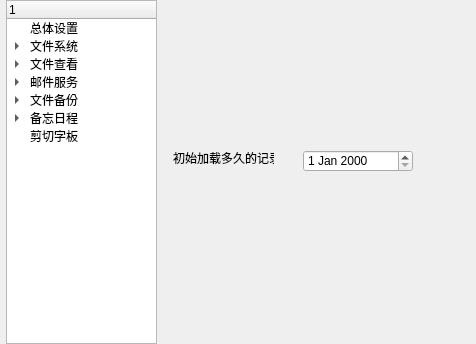
<?xml version="1.0" encoding="UTF-8"?>
<ui version="4.0">
 <class>Setting</class>
 <widget class="QWidget" name="Setting">
  <property name="geometry">
   <rect>
    <x>0</x>
    <y>0</y>
    <width>476</width>
    <height>344</height>
   </rect>
  </property>
  <property name="windowTitle">
   <string>设置</string>
  </property>
  <property name="windowIcon">
   <iconset theme="QIcon::ThemeIcon::WeatherClear"/>
  </property>
  <layout class="QGridLayout" name="gridLayout_5" columnstretch="1,2">
   <property name="leftMargin">
    <number>6</number>
   </property>
   <property name="topMargin">
    <number>0</number>
   </property>
   <property name="bottomMargin">
    <number>0</number>
   </property>
   <item row="0" column="0">
    <widget class="QTreeWidget" name="treeWidget">
     <column>
      <property name="text">
       <string/>
      </property>
     </column>
     <item>
      <property name="text">
       <string>总体设置</string>
      </property>
     </item>
     <item>
      <property name="text">
       <string>文件系统</string>
      </property>
      <item>
       <property name="text">
        <string>默认使用目录</string>
       </property>
      </item>
     </item>
     <item>
      <property name="text">
       <string>文件查看</string>
      </property>
      <item>
       <property name="text">
        <string>字体大小</string>
       </property>
      </item>
     </item>
     <item>
      <property name="text">
       <string>邮件服务</string>
      </property>
      <item>
       <property name="text">
        <string>收发人</string>
       </property>
      </item>
      <item>
       <property name="text">
        <string>设置</string>
       </property>
      </item>
     </item>
     <item>
      <property name="text">
       <string>文件备份</string>
      </property>
      <item>
       <property name="text">
        <string>备份路径</string>
       </property>
      </item>
     </item>
     <item>
      <property name="text">
       <string>备忘日程</string>
      </property>
      <item>
       <property name="text">
        <string>到期提醒方式</string>
       </property>
      </item>
      <item>
       <property name="text">
        <string>提前多久提醒</string>
       </property>
      </item>
     </item>
     <item>
      <property name="text">
       <string>剪切字板</string>
      </property>
     </item>
    </widget>
   </item>
   <item row="0" column="1">
    <widget class="QStackedWidget" name="stackedWidget">
     <property name="currentIndex">
      <number>6</number>
     </property>
     <widget class="QWidget" name="all_setting">
      <layout class="QGridLayout" name="gridLayout_4">
       <item row="1" column="0">
        <widget class="QLabel" name="all_setting_label2">
         <property name="text">
          <string>托盘</string>
         </property>
        </widget>
       </item>
       <item row="1" column="1">
        <widget class="QCheckBox" name="all_setting_checkBox">
         <property name="text">
          <string>是否启用</string>
         </property>
        </widget>
       </item>
       <item row="0" column="0">
        <widget class="QLabel" name="all_setting_label1">
         <property name="text">
          <string>全局字体大小</string>
         </property>
        </widget>
       </item>
       <item row="0" column="1">
        <widget class="QSpinBox" name="all_setting_spinBox"/>
       </item>
      </layout>
     </widget>
     <widget class="QWidget" name="file_system">
      <layout class="QGridLayout" name="gridLayout_6">
       <item row="0" column="0">
        <widget class="QLabel" name="file_system_label">
         <property name="text">
          <string>默认
启用
目录</string>
         </property>
         <property name="alignment">
          <set>Qt::AlignmentFlag::AlignCenter</set>
         </property>
        </widget>
       </item>
       <item row="0" column="1">
        <widget class="QLineEdit" name="file_system_lineEdit"/>
       </item>
       <item row="0" column="2">
        <widget class="QPushButton" name="file_system_Btn">
         <property name="text">
          <string>选取
路径</string>
         </property>
        </widget>
       </item>
      </layout>
     </widget>
     <widget class="QWidget" name="file_see">
      <layout class="QGridLayout" name="gridLayout_3">
       <property name="leftMargin">
        <number>6</number>
       </property>
       <property name="topMargin">
        <number>0</number>
       </property>
       <property name="rightMargin">
        <number>0</number>
       </property>
       <property name="bottomMargin">
        <number>0</number>
       </property>
       <property name="spacing">
        <number>0</number>
       </property>
       <item row="0" column="1">
        <widget class="QLabel" name="file_see_label">
         <property name="sizePolicy">
          <sizepolicy hsizetype="Fixed" vsizetype="Preferred">
           <horstretch>0</horstretch>
           <verstretch>0</verstretch>
          </sizepolicy>
         </property>
         <property name="text">
          <string>字体大小</string>
         </property>
         <property name="alignment">
          <set>Qt::AlignmentFlag::AlignCenter</set>
         </property>
        </widget>
       </item>
       <item row="0" column="2">
        <widget class="QSpinBox" name="file_see_spinBox">
         <property name="sizePolicy">
          <sizepolicy hsizetype="Preferred" vsizetype="Fixed">
           <horstretch>1</horstretch>
           <verstretch>0</verstretch>
          </sizepolicy>
         </property>
         <property name="minimumSize">
          <size>
           <width>3</width>
           <height>0</height>
          </size>
         </property>
         <property name="baseSize">
          <size>
           <width>1</width>
           <height>0</height>
          </size>
         </property>
        </widget>
       </item>
      </layout>
     </widget>
     <widget class="QWidget" name="email_service">
      <layout class="QGridLayout" name="gridLayout_2">
       <item row="0" column="0">
        <layout class="QGridLayout" name="gridLayout">
         <item row="2" column="1">
          <widget class="QLineEdit" name="email_service_lineEdit_3"/>
         </item>
         <item row="3" column="0">
          <widget class="QLabel" name="email_service_label_4">
           <property name="text">
            <string>端口</string>
           </property>
          </widget>
         </item>
         <item row="1" column="0">
          <widget class="QLabel" name="email_service_label_2">
           <property name="text">
            <string>用户名</string>
           </property>
          </widget>
         </item>
         <item row="3" column="1">
          <widget class="QLineEdit" name="email_service_lineEdit_4"/>
         </item>
         <item row="2" column="0">
          <widget class="QLabel" name="email_service_label_3">
           <property name="text">
            <string>密码</string>
           </property>
          </widget>
         </item>
         <item row="4" column="1">
          <widget class="QLineEdit" name="email_service_lineEdit_5"/>
         </item>
         <item row="0" column="0">
          <widget class="QLabel" name="email_service_label_1">
           <property name="text">
            <string>服务器</string>
           </property>
          </widget>
         </item>
         <item row="0" column="1">
          <widget class="QLineEdit" name="email_service_lineEdit_1"/>
         </item>
         <item row="1" column="1">
          <widget class="QLineEdit" name="email_service_lineEdit_2"/>
         </item>
         <item row="4" column="0">
          <widget class="QLabel" name="email_service_label_5">
           <property name="text">
            <string>发件人</string>
           </property>
          </widget>
         </item>
         <item row="5" column="1">
          <widget class="QLineEdit" name="email_service_lineEdit_6"/>
         </item>
         <item row="5" column="0">
          <widget class="QLabel" name="email_service_label_6">
           <property name="text">
            <string>收件人</string>
           </property>
          </widget>
         </item>
        </layout>
       </item>
      </layout>
     </widget>
     <widget class="QWidget" name="file_backup">
      <layout class="QGridLayout" name="gridLayout_7">
       <item row="0" column="0">
        <widget class="QLabel" name="file_backup_label">
         <property name="text">
          <string>程序
备份
目录</string>
         </property>
         <property name="alignment">
          <set>Qt::AlignmentFlag::AlignCenter</set>
         </property>
        </widget>
       </item>
       <item row="0" column="1">
        <widget class="QLineEdit" name="file_backup_lineEdit"/>
       </item>
       <item row="0" column="2">
        <widget class="QPushButton" name="file_backup_Btn">
         <property name="text">
          <string>选取
路径</string>
         </property>
        </widget>
       </item>
      </layout>
     </widget>
     <widget class="QWidget" name="online_doc">
      <layout class="QGridLayout" name="gridLayout_8">
       <item row="0" column="0">
        <widget class="QLabel" name="online_doc_label1">
         <property name="text">
          <string>提醒方式</string>
         </property>
        </widget>
       </item>
       <item row="0" column="1">
        <widget class="QComboBox" name="online_doc_comboBox">
         <item>
          <property name="text">
           <string>不提醒</string>
          </property>
         </item>
         <item>
          <property name="text">
           <string>弹窗提醒</string>
          </property>
         </item>
         <item>
          <property name="text">
           <string>邮件提醒</string>
          </property>
         </item>
        </widget>
       </item>
       <item row="1" column="0">
        <widget class="QLabel" name="online_doc_label2">
         <property name="text">
          <string>提前多久提醒</string>
         </property>
        </widget>
       </item>
       <item row="1" column="1">
        <widget class="QTimeEdit" name="online_doc_timeEdit_1"/>
       </item>
       <item row="2" column="1">
        <widget class="QLabel" name="label">
         <property name="sizePolicy">
          <sizepolicy hsizetype="Preferred" vsizetype="Fixed">
           <horstretch>0</horstretch>
           <verstretch>0</verstretch>
          </sizepolicy>
         </property>
         <property name="text">
          <string>单位（时:分）</string>
         </property>
        </widget>
       </item>
       <item row="3" column="0">
        <widget class="QLabel" name="online_doc_label2_2">
         <property name="text">
          <string>每次提醒间隔时间</string>
         </property>
        </widget>
       </item>
       <item row="3" column="1">
        <widget class="QTimeEdit" name="online_doc_timeEdit_2"/>
       </item>
      </layout>
     </widget>
     <widget class="QWidget" name="clip_board">
      <widget class="QLabel" name="label_2">
       <property name="geometry">
        <rect>
         <x>10</x>
         <y>150</y>
         <width>101</width>
         <height>16</height>
        </rect>
       </property>
       <property name="text">
        <string>初始加载多久的记录</string>
       </property>
      </widget>
      <widget class="QDateEdit" name="dateEdit">
       <property name="geometry">
        <rect>
         <x>140</x>
         <y>150</y>
         <width>110</width>
         <height>22</height>
        </rect>
       </property>
      </widget>
     </widget>
    </widget>
   </item>
  </layout>
 </widget>
 <tabstops>
  <tabstop>treeWidget</tabstop>
  <tabstop>all_setting_spinBox</tabstop>
  <tabstop>all_setting_checkBox</tabstop>
  <tabstop>file_system_lineEdit</tabstop>
  <tabstop>file_system_Btn</tabstop>
  <tabstop>email_service_lineEdit_1</tabstop>
  <tabstop>email_service_lineEdit_2</tabstop>
  <tabstop>email_service_lineEdit_3</tabstop>
  <tabstop>email_service_lineEdit_4</tabstop>
  <tabstop>email_service_lineEdit_5</tabstop>
  <tabstop>email_service_lineEdit_6</tabstop>
  <tabstop>file_backup_lineEdit</tabstop>
  <tabstop>file_backup_Btn</tabstop>
  <tabstop>online_doc_comboBox</tabstop>
  <tabstop>online_doc_timeEdit_1</tabstop>
 </tabstops>
 <resources/>
 <connections/>
</ui>
